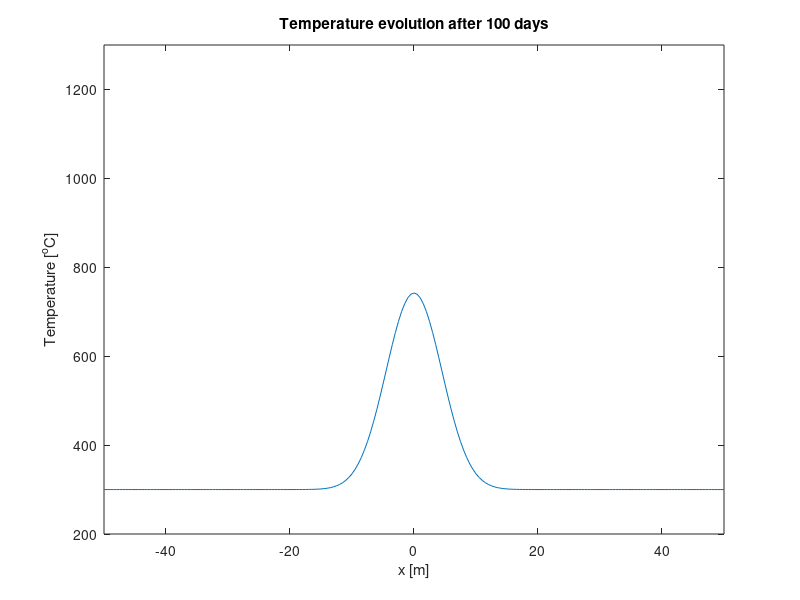
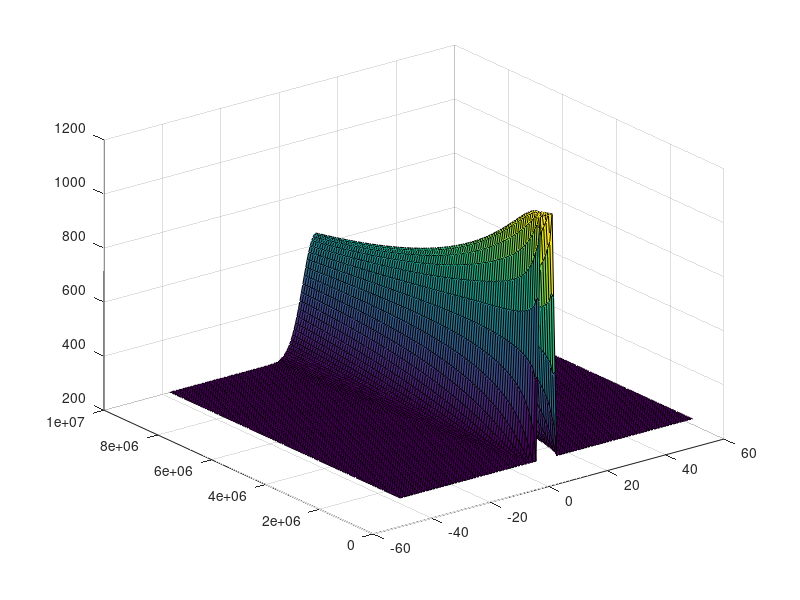

MATLAB code to generate these figures, in order:
% Solves the 1D heat equation with an explicit finite difference scheme
% 
% From Thorsten Becker's webpage
%

clear all
close all

% Physical parameters
L = 100; % Length of modeled domain [m]
Tmagma = 1200; % Temperature of magma [C]
Trock = 300; % Temperature of country rock [C]
kappa = 1e-6; % Thermal diffusivity of rock [m2/s]
W = 5; % Width of dike [m]
day = 3600*24; % # seconds per day
dt = 1*day; % Timestep [s]

% Numerical parameters
nx = 201; % Number of gridpoints in x-direction
nt = 100; % Number of timesteps to compute
dx = L/(nx-1); % Spacing of grid
x = -L/2:dx:L/2;% Grid

% Setup initial temperature profile
T = ones(size(x))*Trock;
T(find(abs(x)<=W/2)) = Tmagma;

c = kappa*(dt/dx^2)
time = 0;
for n=1:nt % Timestep loop
    % Compute new temperature
    Tnew = zeros(1,nx);
    for i=2:nx-1
        Tnew(i) = c*T(i+1) + c*T(i-1) + (1-2*c)*T(i);
    end
    % Set boundary conditions
    Tnew(1) = T(1);
    Tnew(nx) = T(nx);
    
    % Update temperature and time
    T = Tnew;
    time = time+dt;
    
    % Plot solution
    figure(1), clf
    plot(x,Tnew);
    Ymat(n,:) = n*dt*(ones(1,nx));
    Xmat(n,:) = x;
    Tmat(n,:) = Tnew;
    axis([-50 50 200 1300])
    xlabel('x [m]')
    ylabel('Temperature [^oC]')
    title(['Temperature evolution after ',num2str(time/day),' days'])
    drawnow
end
figure
surf(Xmat,Ymat,Tmat)